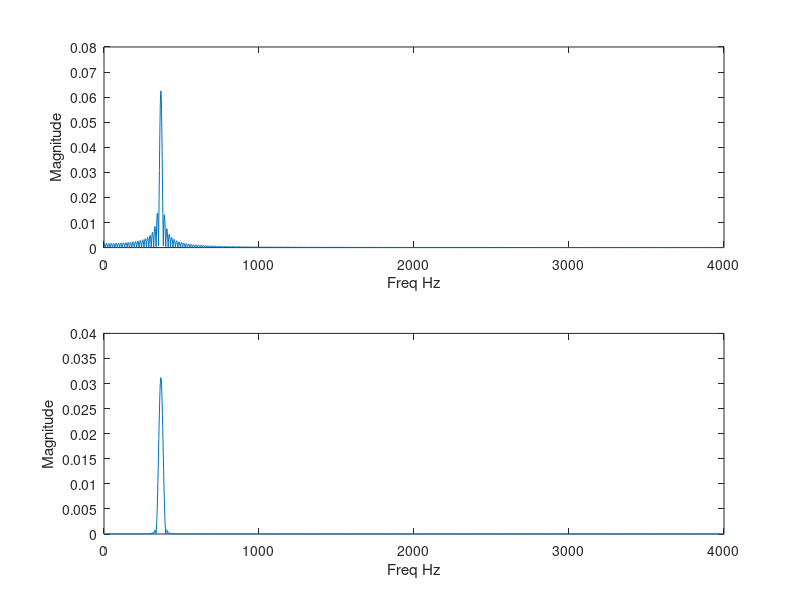

MATLAB code to generate this figure:


%% PADDING
freq = 367; %% Frequency in Hz
N = 4096;
Ns = N/8; % simulating smaller window
Fs = 8000;
t = [0:Ns-1]/Fs;
x = sin(2*pi * t * freq);
w = hanning(length(x))';
x1 = [x, zeros([1, 8*Ns])]; % padding signal with zeros
x2 = [x.*w, zeros([1, 8*Ns])]; % padding signal with zeros (but signal is windowed)

X = fft(x1,N);
X2 = abs(X/N); %% double check if fft does the avg.
f = (0:length(X)-1)*Fs/length(X);
subplot(2,1,1); 
plot(f(1:end/2),X2(1:end/2))
ylabel('Magnitude');
xlabel('Freq Hz'); 


Xw = fft(x2,N);
X2w = abs(Xw/N); %% double check if fft does the avg.
subplot(2,1,2); 
plot(f(1:end/2),X2w(1:end/2))
ylabel('Magnitude');
xlabel('Freq Hz'); 

